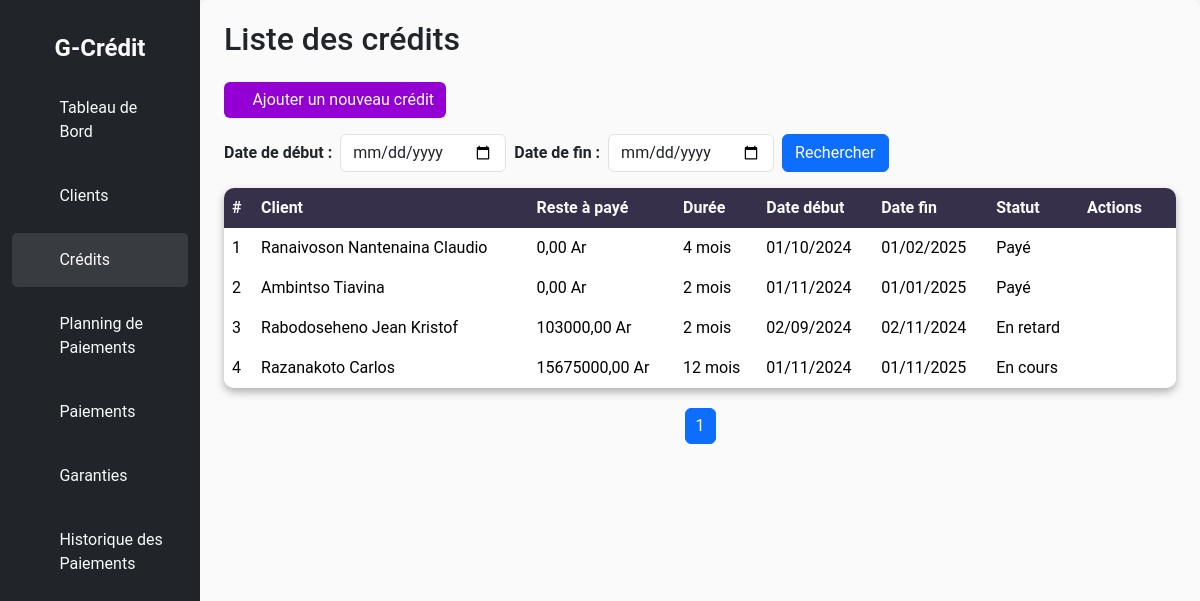
The app's page /credits/ with its own data.
### credit/models.py (models this page shows, shortened)
class Credit(models.Model):
    id = models.AutoField(primary_key=True)
    client = models.ForeignKey('Client', on_delete=models.CASCADE, related_name="credits")
    montant_credit = models.DecimalField(max_digits=15, decimal_places=2)
    montant_total = models.DecimalField(max_digits=15, decimal_places=2)
    montant_restant = models.DecimalField(max_digits=15, decimal_places=2, default=0.00)
    taux_interet = models.DecimalField(max_digits=5, decimal_places=2)
    duree_mois = models.IntegerField()
    date_debut = models.DateField(db_index=True)
    date_fin = models.DateField(blank=True, null=True)
    STATUT_CHOICES = [
        ('en cours', 'En cours'),
        ('payé', 'Payé'),
        ('retard', 'En retard'),
    ]
    statut = models.CharField(max_length=10, choices=STATUT_CHOICES, default='en cours', db_index=True)

class Client(models.Model):
    id = models.AutoField(primary_key=True)
    nom = models.CharField(max_length=100)
    prenom = models.CharField(max_length=100)
    adresse = models.CharField(max_length=255)
    telephone = models.CharField(max_length=15)
    email = models.EmailField(unique=True)
    date_naissance = models.DateField()

### credit/views.py (the view)
# urls.py: path('credits/', views.CreditList.as_view(), name='credit-list'),
class CreditList(ListView):
    model = Credit
    template_name = 'Credits/credits.html'
    context_object_name = 'lescredits'
    paginate_by = 5
    def get_queryset(self):
        queryset = Credit.objects.all()
        start_date = self.request.GET.get('start_date')
        end_date = self.request.GET.get('end_date')
        if start_date:
            queryset = queryset.filter(date_debut__gte=start_date)
        if end_date:
            queryset = queryset.filter(date_fin__lte=end_date)
        return queryset
    def get_context_data(self, **kwargs):
        context = super().get_context_data(**kwargs)
        context['start_date'] = self.request.GET.get('start_date', '')
        context['end_date'] = self.request.GET.get('end_date', '')
        page_number = self.request.GET.get('page')
        paginator = Paginator(self.get_queryset(), self.paginate_by)
        page_obj = paginator.get_page(page_number)
        context['lescredits'] = page_obj
        return context

### templates/Credits/credits.html (shortened to what this page needs)
<!DOCTYPE html>
<html lang="fr">
<head>
    {% load static %}
    <link rel="stylesheet" href="{% static 'bootstrap/css/bootstrap.css' %}">
    <link rel="stylesheet" href="{% static 'credit/css/style.css' %}">
    <link rel="stylesheet" href="{% static 'bootstrap-icons-1.11.3/font/bootstrap-icons.css' %}">
    <link rel="stylesheet" href="{% static 'sweetalert/sweetalert2.min.css' %}">
</head>
<body>
    <div class="container-fluid">
        <div class="row">
            <nav class="col-md-3 col-lg-2 d-none d-md-block bg-dark sidebar">
                <div class="logo-details">
                    <span class="logo_name">G-Crédit</span>
                </div>
                <ul class="nav-links">
                    <li>
                        <a href="{% url 'home' %}">
                            <i class="bi bi-grid"></i>
                            <span>Tableau de Bord</span>
                        </a>
                    </li>
                    <li>
                        <a href="{% url 'client-list' %}">
                            <i class="bi bi-person"></i>
                            <span>Clients</span>
                        </a>
                    </li>
                    <li>
                        <a href="{% url 'credit-list' %}" class="active">
                            <i class="bi bi-calendar"></i>
                            <span>Crédits</span>
                        </a>
                    </li>
                    <li>
                        <a href="{% url 'planning-paiement-list' %}">
                            <i class="bi bi-file-earmark-text"></i>
                            <span>Planning de Paiements</span>
                        </a>
                    </li>
                    <li>
                        <a href="{% url 'paiement-list' %}">
                            <i class="bi bi-cash-coin"></i>
                            <span>Paiements</span>
                        </a>
                    </li>
                    <li>
                        <a href="{% url 'garantie-list' %}">
                            <i class="bi bi-shield-lock"></i>
                            <span>Garanties</span>
                        </a>
                    </li>
                    <li>
                        <a href="{% url 'historique-list' %}">
                            <i class="bi bi-journal-text"></i>
                            <span>Historique des Paiements</span>
                        </a>
                    </li>
                </ul>
            </nav>
            <main class="col-md-9 ms-sm-auto col-lg-10 px-md-4" id="main-content">
                <h2 class="mb-4">Liste des crédits</h2>
                <div class="d-flex justify-content-between align-items-center mb-3">
                    <a href="{% url 'credit-add' %}" class="btn btn-primary" id="btn-add">
                        <i class="bi bi-plus-circle"></i> Ajouter un nouveau crédit
                    </a>
                </div>
                <div class="mb-3">
                    <form method="get" class="row g-2 align-items-center">
                        <div class="col-auto">
                            <label for="start_date" class="form-label fw-bold mb-0">Date de début :</label>
                        </div>
                        <div class="col-auto">
                            <input type="date" id="start_date" name="start_date" class="form-control"
                                style="max-width: 300px;">
                        </div>
                        <div class="col-auto">
                            <label for="end_date" class="form-label fw-bold mb-0">Date de fin :</label>
                        </div>
                        <div class="col-auto">
                            <input type="date" id="end_date" name="end_date" class="form-control"
                                style="max-width: 300px;">
                        </div>
                        <div class="col-auto">
                            <button type="submit" class="btn btn-primary">Rechercher</button>
                        </div>
                    </form>
                </div>
                <table class="table table-bordered table-hover table-rounded">
                    <thead class="table-dark">
                        <tr>
                            <th>#</th>
                            <th>Client</th>
                            <th>Reste à payé</th>
                            <th>Durée</th>
                            <th>Date début</th>
                            <th>Date fin</th>
                            <th>Statut</th>
                            <th colspan="3">Actions</th>
                        </tr>
                    </thead>
                    <tbody>
                        {% for credit in lescredits %}
                        <tr>
                            <td>{{ credit.id }}</td>
                            <td>{{ credit.client.nom }} {{ credit.client.prenom }}</td>
                            <td>{{ credit.montant_restant }} Ar</td>
                            <td>{{ credit.duree_mois }} mois</td>
                            <td>{{ credit.date_debut|date:"d/m/Y" }}</td>
                            <td>{{ credit.date_fin|date:"d/m/Y" }}</td>
                            <td>{{ credit.get_statut_display }}</td>
                            <td>
                                <a href="{% url 'credit-detail' id=credit.id %}" class="text-info">
                                    <i class="bi bi-eye"></i>
                                </a>
                            </td>
                            <td>
                                <a href="{% url 'credit-update' id=credit.id %}" class="text-warning">
                                    <i class="bi bi-pen"></i>
                                </a>
                            </td>
                            <td>
                                <a href="javascript:void(0);" class="text-danger"
                                    onclick="confirmDelete('{{ credit.id }}');">
                                    <i class="bi bi-trash"></i>
                                </a>
                            </td>
                        </tr>
                        {% empty %}
                        <tr>
                            <td colspan="9" class="text-center">Aucun résultat trouvé.</td>
                        </tr>
                        {% endfor %}
                    </tbody>
                </table>
                <ul class="pagination">
                    {% for page_num in lescredits.paginator.page_range %}
                    <li class="page-item {% if page_num == lescredits.number %}active{% endif %}">
                        <a class="page-link"
                            href="?page={{ page_num }}&start_date={{ request.GET.start_date }}&end_date={{ request.GET.end_date }}">
                            {{ page_num }}
                        </a>
                    </li>
                    {% endfor %}
                </ul>
            </main>
        </div>
    </div>
</body>
</html>

### statics/credit/css/style.css (style rules this page uses)
* { margin: 0; padding: 0; box-sizing: border-box; transition: all 500ms ease; }
#btn-add { background-color: darkviolet; border: darkviolet; transition: background-color 0.3s, border-color 0.3s; }
body { font-family: 'Roboto', sans-serif; background-color: #f5f7fa; }
.sidebar { padding-top: 20px; background-color: #343a40; color: white; height: 100vh; }
.logo-details { display: flex; justify-content: center; padding: 10px; }
.logo_name { font-size: 1.5rem; font-weight: bold; color: #fafafa; }
.nav-links { list-style: none; padding: 0; }
.nav-links li { width: 100%; padding: 5px 0; }
.nav-links a { display: flex; align-items: center; padding: 15px; color: #f8f9fa; text-decoration: none; transition: background 0.3s, color 0.3s; }
.nav-links a i { margin-right: 20px; }
.nav-links a:hover, .nav-links a.active { background-color: rgba(255, 255, 255, 0.1); color: #fafafa; border-radius: 5px; }
#main-content { padding: 20px; background-color: #fafafa; border-radius: 8px; box-shadow: 0 2px 10px rgba(0, 0, 0, 0.1); }
.table-rounded { border-collapse: separate; border-spacing: 0; box-shadow: 0 4px 8px rgba(0, 0, 0, 0.3); border-radius: 10px; overflow: hidden; }
.table-rounded th, .table-rounded td { border: none; }
.table-rounded thead th { background-color: #36304A; color: #fafafa; }
.pagination { margin-top: 20px; display: flex; justify-content: center; align-items: center; gap: 5px; }
.pagination a { padding: 5px 10px; text-decoration: none; color: #007bff; border: 1px solid #ddd; border-radius: 5px; transition: background-color 0.3s, color 0.3s; }

### records on screen
Credit: id "1", client.nom "Ranaivoson", client.prenom "Nantenaina Claudio", montant_restant "0,00", duree_mois "4", date_debut "01/10/2024", date_fin "01/02/2025", statut "Payé"
Credit: id "2", client.nom "Ambintso", client.prenom "Tiavina", montant_restant "0,00", duree_mois "2", date_debut "01/11/2024", date_fin "01/01/2025", statut "Payé"
Credit: id "3", client.nom "Rabodoseheno", client.prenom "Jean Kristof", montant_restant "103000,00", duree_mois "2", date_debut "02/09/2024", date_fin "02/11/2024", statut "En retard"
Credit: id "4", client.nom "Razanakoto", client.prenom "Carlos", montant_restant "15675000,00", duree_mois "12", date_debut "01/11/2024", date_fin "01/11/2025", statut "En cours"

### other values on screen
{{ page_num }} "1"
